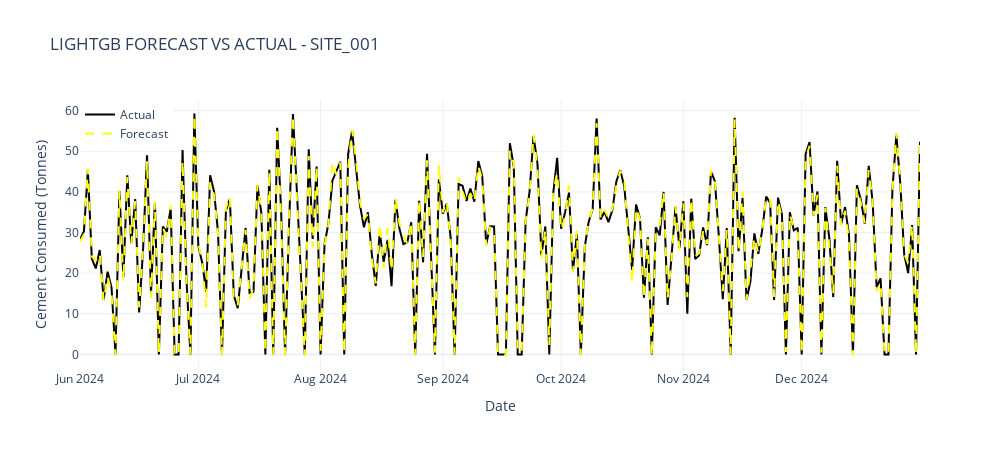

Notebook cell for this chart:
### Code cell
#visualisation Random Forest Forecast Vs actual
import plotly.graph_objects as go


fig = go.Figure()

# Actual Values
fig.add_trace(go.Scatter(
    x=y_test.index,
    y=y_test,
    mode='lines',
    name="Actual",
    line=dict(color='black')
))

# Forecast Values
fig.add_trace(go.Scatter(
    x=y_test.index,
    y=y_pred,
    mode='lines',
    name='Forecast',
    line=dict(color='yellow',dash='dash')
))

# Layout
fig.update_layout(
    title=f'LIGHTGB FORECAST VS ACTUAL - {site_id}',
    xaxis_title="Date",
    yaxis_title="Cement Consumed (Tonnes)",
    legend=dict(x=0, y=1),
    template='plotly_white',
    width=1000,
    height=450
)

fig.show()

### Figure 1 — Plotly figure (JSON) as saved in the notebook; plotly's stock layout.template omitted (floating-point values rounded to 4 significant figures; data arrays with more than 128 entries replaced by an {"elided": "..."} marker saying what was removed)
{"data": [{"line": {"color": "black"}, "mode": "lines", "name": "Actual", "type": "scatter", "x": {"elided": "214 str values"}, "y": {"elided": "214 float values"}}, {"line": {"color": "yellow", "dash": "dash"}, "mode": "lines", "name": "Forecast", "type": "scatter", "x": {"elided": "214 str values"}, "y": {"elided": "214 float values"}}], "layout": {"height": 450, "legend": {"x": 0, "y": 1}, "title": {"text": "LIGHTGB FORECAST VS ACTUAL - SITE_001"}, "width": 1000, "xaxis": {"autorange": true, "range": ["2024-06-01", "2024-12-31"], "title": {"text": "Date"}, "type": "date"}, "yaxis": {"autorange": true, "range": [-3.826, 62.61], "title": {"text": "Cement Consumed (Tonnes)"}, "type": "linear"}}}
